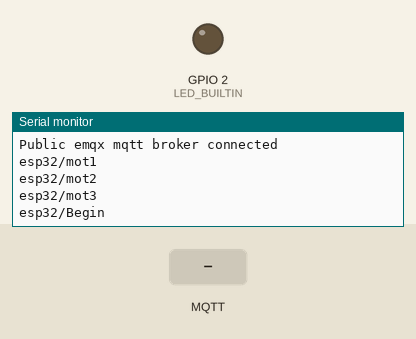
Recording of a program running on a simulated ESP32. Shown: output pins drawn as LEDs (lit = HIGH), the last lines printed to the serial monitor. The inputs (shaded band) are chosen by the test bench. WiFi joins after 1.5 s; servers stay silent unless stated; the ROS host is connected and sends only what is stated; no MQTT or app messages arrive unless stated.

Above: at 2.7 s.
2.8 s: MQTT message "5" arrives on the first subscribed topic
At 4.1 s:
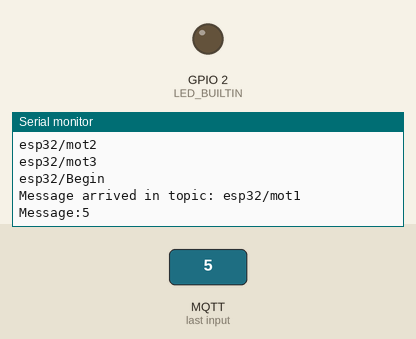
5.0 s: MQTT message "90" arrives on the first subscribed topic
At 6.7 s:
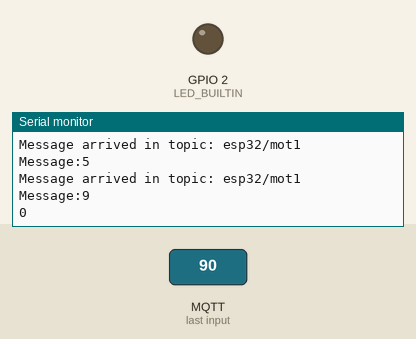
7.0 s: MQTT message "on" arrives on the first subscribed topic
At 8.4 s:
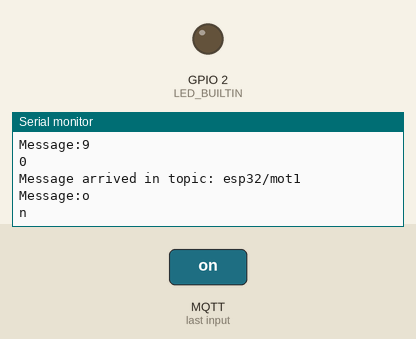

The program:

main.cpp
```cpp
#include <Arduino.h>

//MQTT
#include <WiFi.h>
#include <PubSubClient.h>
#include <vector>

// ROS SETUP
#include <ros.h>
#include <geometry_msgs/Twist.h>
#include <std_msgs/String.h>

#include <setup_functions.h>

#define LED_BUILTIN 2

////////////////// --------- ROS ------------ //////////////////
ros::NodeHandle nh;
std_msgs::String str_msgs;


//////////////// -------------- MQTT SETUP -------------- ////////////////
WiFiClient espClient;
PubSubClient client(espClient);

// -------- Wifi variables ------- //
const char *ssid = "RS_NETWORK_1_2.4G";
const char *password = "rsautomation2017";
//const char *ssid = "BUAP_Estudiantes";
//const char *password = "f85ac21de4";
//const char *ssid = "MEGACABLE-979F";
//const char *password = "8eAYgaeY";

// ------------------- mqtt Broker:
const char *mqtt_broker = "broker.emqx.io";
// TOPICS:
std::vector<const char *> topics = {"esp32/mot1", "esp32/mot2", "esp32/mot3", "esp32/Begin"};
const char *mqtt_username = "emqx";
const char *mqtt_password = "public";
const int mqtt_port = 1883;


////////////////// -------------- Callback FUNCTION -------------- //////////////////
void messageCb(const geometry_msgs::Twist& toggle_msg){
  //nh.logdebug(String(toggle_msg.linear.x).c_str());
  client.publish(topics[0], "callback message");

}


// --------------------------- PUBLISHER --------------------------- //:
ros::Publisher chatter("pub", &str_msgs);


// --------------------------- SUBSCRIBER --------------------------- //:
ros::Subscriber<geometry_msgs::Twist> sub("sliders_pose_esp", &messageCb );


char hello[13] = "hello world";

// CALLBACK :
// * ------------- Funcion de llegada de los valores -------------------------- */
void callback(char *topic, byte *payload, unsigned int length){
    Serial.print("Message arrived in topic: ");
    Serial.println(topic);
    Serial.print("Message:");
    for (int i = 0; i < length; i++) {
    Serial.println((char) payload[i]);
    }

    // ------- Conversion de char a int  --------- //
    String topic_string = topic;
    String concatenacion = "";
    String auxiliar = "0";
    for (size_t i = 0; i < length; i++)
    {
        auxiliar = String((char) payload[i]);
        concatenacion = concatenacion + auxiliar;
    }
    int payload_int = concatenacion.toInt();
}

void setup() {
  Serial.begin(57600);
  conexion_wifi(ssid, password);

  client.setServer(mqtt_broker, mqtt_port);
  client.setCallback(callback);
  while (!client.connected()) {
      String client_id = "esp32-client-";
      client_id += String(WiFi.macAddress());
      Serial.printf("The client %s connects to the public mqtt broker\n", client_id.c_str());
      if (client.connect(client_id.c_str(), mqtt_username, mqtt_password)) {
          Serial.println("Public emqx mqtt broker connected");
      } else {
          Serial.print("failed with state ");
          Serial.print(client.state());
          delay(2000);
      }
  }

// -------------------- subscribe --------------------- //
    client.publish(topics[0], "Holas desde la ESP");
    for(auto topic: topics){
        Serial.println(topic);
        client.subscribe(topic);
    }
    client.subscribe("Begin");

  // put your setup code here, to run once:
  nh.initNode();
  nh.advertise(chatter);

  // Subscriber Node
  nh.subscribe(sub);
  pinMode(LED_BUILTIN, OUTPUT);
}


void loop() {
  client.loop();


  // put your main code here, to run repeatedly:
  // str_msgs.data = hello;
  // chatter.publish( &str_msgs );
  nh.spinOnce();

 // nh.loginfo("Info");

  delay(1000);
}
```

setup_functions.h
```cpp
#ifndef Setup_functions
#define Setup_functions
#include <Arduino.h>

    void conexion_wifi(const char* ssid, const char* password){
        WiFi.begin(ssid, password);
        while (WiFi.status() != WL_CONNECTED){
            delay(500);
            Serial.println(ssid);
            Serial.println("Connecting to WiFi..");
        }
        Serial.println("Connected to the WiFi network");
    }

#endif
```

Measured:
- after the input at 2.8 s, the serial monitor: prints a new line after 0.77 s (image 1)
- after the input at 5.0 s, the serial monitor: prints a new line after 0.57 s (image 2)
- after the input at 7.0 s, the serial monitor: prints a new line after 0.58 s (image 3)
